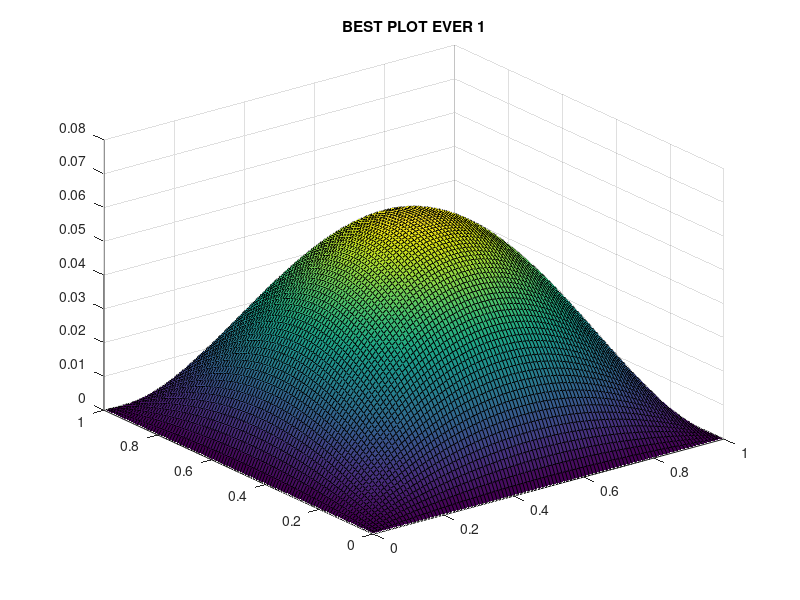
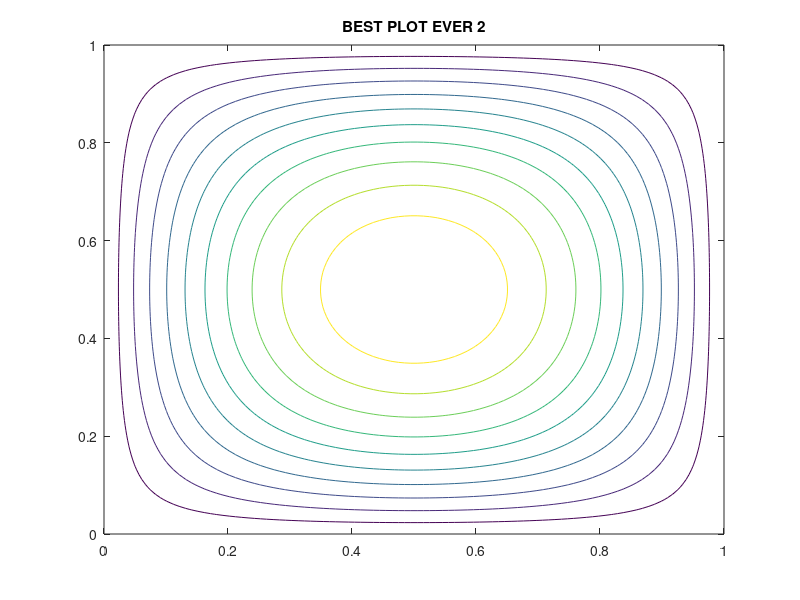

MATLAB code for these plots, in order:
%Plottare la funzione in 3D 
% Z = X*(1-X)*Y(1-Y)

X = linspace(0,1, 100);
Y = linspace(0,1, 100);
[X,Y] = meshgrid(X,Y);
Z = X.*(1-X).*Y.*(1-Y);
surf(X,Y,Z);
title('BEST PLOT EVER 1');

figure(2);
contour(X,Y,Z);
title('BEST PLOT EVER 2');